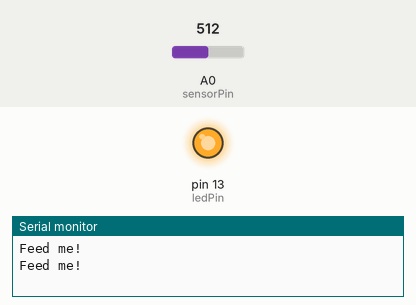
Bench run of a sketch on a simulated Arduino Uno, built with avr-gcc and run on an emulated ATmega328P. Shown: output pins drawn as LEDs (lit = HIGH), the last lines printed to the serial monitor. Dashed ring = blinking. The test bench sets the inputs (shaded band); at power-on: A0 (sensorPin) = 512.

Above: at 1.8 s.
1.9 s: A0 (sensorPin) set to 593
3.4 s: A0 (sensorPin) set to 610
At 4.8 s:
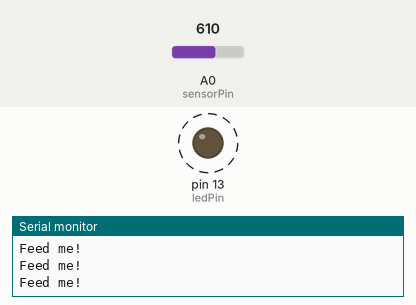
7.5 s: A0 (sensorPin) set to 511
At 8.5 s:
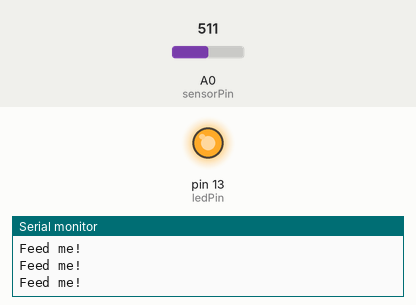
Timing chart, 0 to 10.5 s (numbered marks = the images above; inputs shaded):
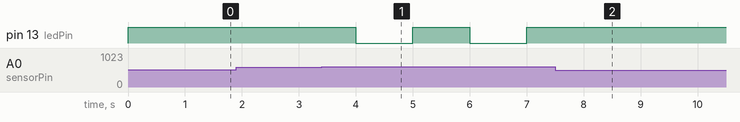

The sketch:

plant_check.ino
```cpp
/*
 * Check whether the plant needs watering
 *
 * Setup:
 * Connect one nail to 5V output
 * Connect the other nail to A0 and ground it over a 10K resistor
 * Put both nails into the plant earth
 * Connect the LED to digital pin 13
 * Adjust the threshold accordingly
 */
const short SENSOR_THRESHOLD = 610;
const short BLINK_DIFF = 10;
const short INFO_WAITING = 10; // every INFO_WAITING loops print the current analog value
const short DELAY = 1000;

int sensorPin = A0;
int ledPin = 13;
int sensorValue = 0;
bool fed = true;
short ledState = LOW;
short counter = 0;

void setup()
{
  Serial.begin(9600);
  pinMode(ledPin, OUTPUT);
  digitalWrite(ledPin, LOW);
}

void loop()
{
  sensorValue = analogRead(sensorPin);

  if (++counter == INFO_WAITING) {
    counter = 0;
    Serial.print("Current value: ");
    Serial.println(sensorValue);
  }

  if (abs(sensorValue - SENSOR_THRESHOLD) < BLINK_DIFF) {
    // let the led blink
    ledState = !ledState;
  } else if (sensorValue < SENSOR_THRESHOLD) {
    ledState = HIGH;
    Serial.println("Feed me!");
    fed = false;
  } else {
    ledState = LOW;
    digitalWrite(ledPin, LOW);
    if (!fed)
      Serial.println("Thank you, Seymor!");
    fed = true;
  }

  digitalWrite(ledPin, ledState);
  delay(DELAY);
}
```

Measured:
- the behaviour switches between 600 and 601 on A0 (sensorPin) (found by bisection; images 0 and 1)
- after the input at 3.4 s, pin 13 (ledPin): alternates HIGH for 1.0 s and LOW for 1.0 s, starting after 0.60 s
- after the input at 7.5 s, pin 13 (ledPin): stops changing and stays HIGH
